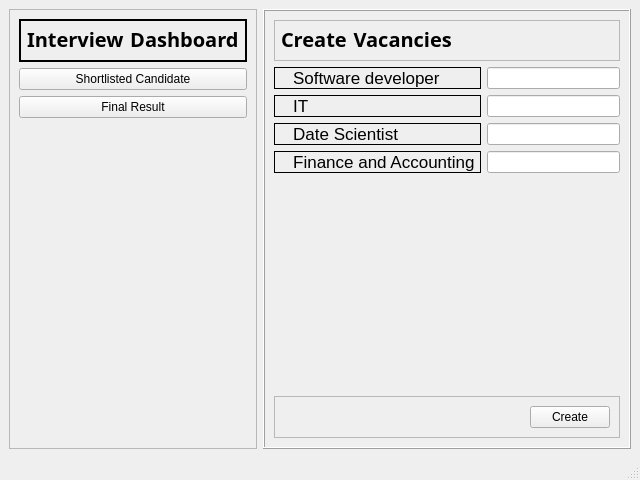
<?xml version="1.0" encoding="UTF-8"?>
<ui version="4.0">
 <class>Window_1</class>
 <widget class="QMainWindow" name="Window_1">
  <property name="geometry">
   <rect>
    <x>0</x>
    <y>0</y>
    <width>640</width>
    <height>480</height>
   </rect>
  </property>
  <property name="windowTitle">
   <string>Welcome</string>
  </property>
  <property name="windowIcon">
   <iconset>
    <normaloff>../icon/965230-200.png</normaloff>../icon/965230-200.png</iconset>
  </property>
  <widget class="QWidget" name="centralwidget">
   <layout class="QHBoxLayout" name="horizontalLayout_2">
    <item>
     <widget class="QFrame" name="frame">
      <property name="frameShape">
       <enum>QFrame::StyledPanel</enum>
      </property>
      <property name="frameShadow">
       <enum>QFrame::Raised</enum>
      </property>
      <layout class="QVBoxLayout" name="verticalLayout_4">
       <item>
        <widget class="QLabel" name="interview_dash">
         <property name="font">
          <font>
           <family>Noto Kufi Arabic</family>
           <pointsize>15</pointsize>
           <weight>75</weight>
           <bold>true</bold>
          </font>
         </property>
         <property name="frameShape">
          <enum>QFrame::WinPanel</enum>
         </property>
         <property name="text">
          <string>Interview Dashboard</string>
         </property>
        </widget>
       </item>
       <item>
        <widget class="QPushButton" name="pushButton">
         <property name="text">
          <string>Shortlisted Candidate</string>
         </property>
         <property name="autoDefault">
          <bool>false</bool>
         </property>
        </widget>
       </item>
       <item>
        <widget class="QPushButton" name="pushButton_2">
         <property name="text">
          <string>Final Result</string>
         </property>
        </widget>
       </item>
       <item>
        <spacer name="verticalSpacer_2">
         <property name="orientation">
          <enum>Qt::Vertical</enum>
         </property>
         <property name="sizeHint" stdset="0">
          <size>
           <width>20</width>
           <height>40</height>
          </size>
         </property>
        </spacer>
       </item>
      </layout>
     </widget>
    </item>
    <item>
     <layout class="QHBoxLayout" name="horizontalLayout">
      <item>
       <widget class="QFrame" name="create_vacancies">
        <property name="frameShape">
         <enum>QFrame::Box</enum>
        </property>
        <property name="frameShadow">
         <enum>QFrame::Raised</enum>
        </property>
        <layout class="QVBoxLayout" name="verticalLayout_3">
         <item>
          <widget class="QLabel" name="c_vacan">
           <property name="font">
            <font>
             <family>Noto Kufi Arabic</family>
             <pointsize>15</pointsize>
             <weight>75</weight>
             <bold>true</bold>
            </font>
           </property>
           <property name="frameShape">
            <enum>QFrame::StyledPanel</enum>
           </property>
           <property name="frameShadow">
            <enum>QFrame::Raised</enum>
           </property>
           <property name="text">
            <string>Create Vacancies</string>
           </property>
          </widget>
         </item>
         <item>
          <layout class="QHBoxLayout" name="horizontalLayout_3">
           <item>
            <layout class="QVBoxLayout" name="verticalLayout">
             <item>
              <widget class="QLabel" name="sd">
               <property name="font">
                <font>
                 <pointsize>13</pointsize>
                 <weight>50</weight>
                 <bold>false</bold>
                </font>
               </property>
               <property name="frameShape">
                <enum>QFrame::Box</enum>
               </property>
               <property name="text">
                <string>   Software developer</string>
               </property>
              </widget>
             </item>
             <item>
              <widget class="QLabel" name="it">
               <property name="font">
                <font>
                 <pointsize>13</pointsize>
                </font>
               </property>
               <property name="frameShape">
                <enum>QFrame::Panel</enum>
               </property>
               <property name="text">
                <string>   IT</string>
               </property>
              </widget>
             </item>
             <item>
              <widget class="QLabel" name="ds">
               <property name="font">
                <font>
                 <pointsize>13</pointsize>
                </font>
               </property>
               <property name="frameShape">
                <enum>QFrame::Panel</enum>
               </property>
               <property name="text">
                <string>   Date Scientist</string>
               </property>
              </widget>
             </item>
             <item>
              <widget class="QLabel" name="fa">
               <property name="font">
                <font>
                 <pointsize>13</pointsize>
                </font>
               </property>
               <property name="frameShape">
                <enum>QFrame::Panel</enum>
               </property>
               <property name="text">
                <string>   Finance and Accounting</string>
               </property>
              </widget>
             </item>
            </layout>
           </item>
           <item>
            <layout class="QVBoxLayout" name="verticalLayout_2">
             <item>
              <widget class="QLineEdit" name="sd_l"/>
             </item>
             <item>
              <widget class="QLineEdit" name="it_l"/>
             </item>
             <item>
              <widget class="QLineEdit" name="ds_l"/>
             </item>
             <item>
              <widget class="QLineEdit" name="fa_l"/>
             </item>
            </layout>
           </item>
          </layout>
         </item>
         <item>
          <spacer name="verticalSpacer">
           <property name="orientation">
            <enum>Qt::Vertical</enum>
           </property>
           <property name="sizeHint" stdset="0">
            <size>
             <width>20</width>
             <height>216</height>
            </size>
           </property>
          </spacer>
         </item>
         <item>
          <widget class="QFrame" name="create_frame">
           <property name="frameShape">
            <enum>QFrame::StyledPanel</enum>
           </property>
           <property name="frameShadow">
            <enum>QFrame::Raised</enum>
           </property>
           <layout class="QHBoxLayout" name="horizontalLayout_4">
            <item>
             <spacer name="create_spacer">
              <property name="orientation">
               <enum>Qt::Horizontal</enum>
              </property>
              <property name="sizeHint" stdset="0">
               <size>
                <width>40</width>
                <height>20</height>
               </size>
              </property>
             </spacer>
            </item>
            <item>
             <widget class="QPushButton" name="pushButton_3">
              <property name="text">
               <string>Create</string>
              </property>
             </widget>
            </item>
           </layout>
          </widget>
         </item>
        </layout>
       </widget>
      </item>
     </layout>
    </item>
   </layout>
  </widget>
  <widget class="QStatusBar" name="statusbar"/>
 </widget>
 <resources/>
 <connections/>
</ui>
